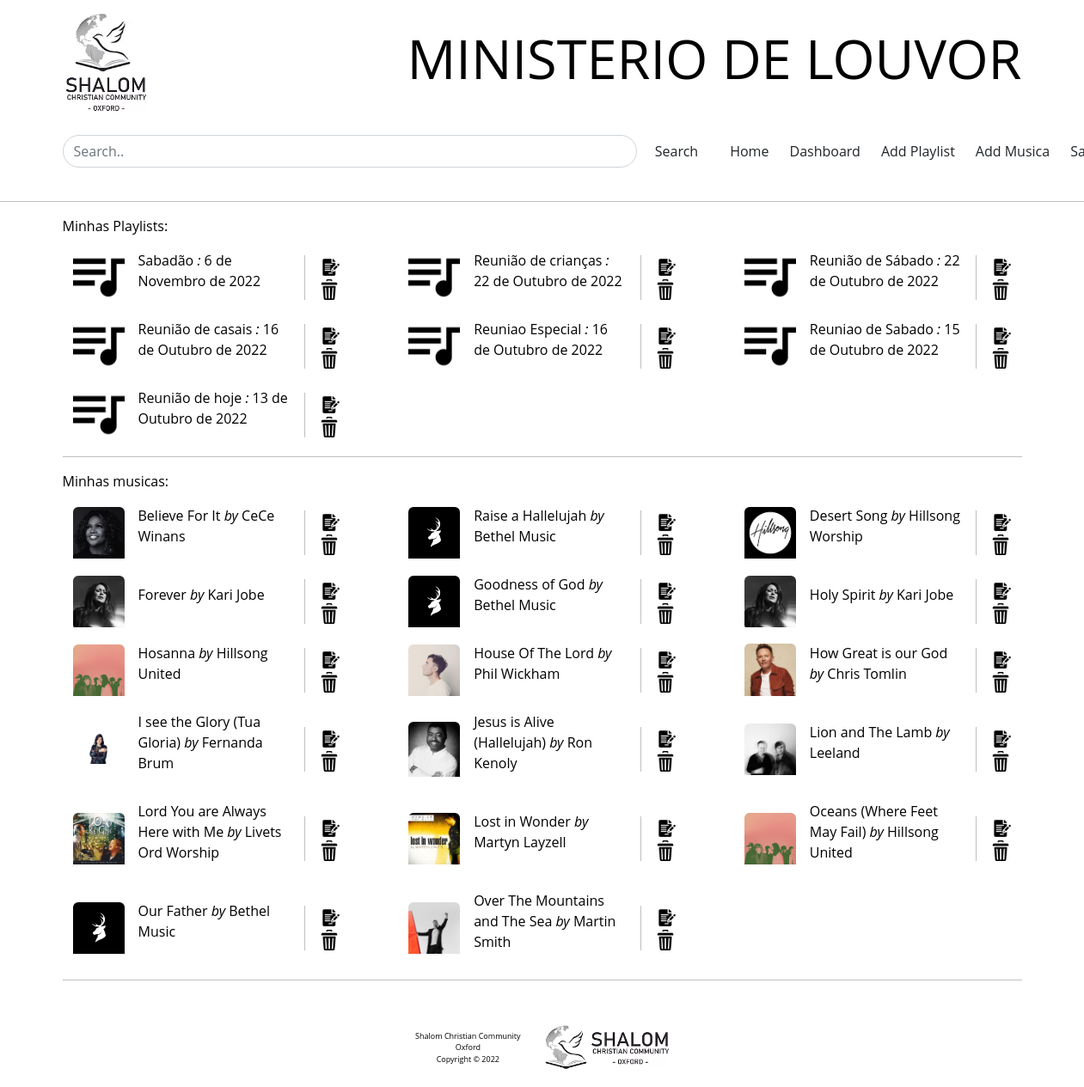
The page /dashboard (signed in) on the database its author committed.
### playlist/models.py (models this page shows, shortened)
class Playlist(models.Model):
    playlist_name = models.CharField(max_length=100, default=datetime.now)
    playlist_data = models.DateField(default=datetime.now, blank=True)
    playlist_musicas = models.ManyToManyField(Musica, through='PlaylistMusicas' ,blank=True)
    playlist_createdDate = models.DateField(default=datetime.now, blank=True)
    user = models.ForeignKey(User, on_delete= models.SET_DEFAULT, default=1)

### louvor/models.py (models this page shows, shortened)
class Musica(models.Model):
    user = models.ForeignKey(User, on_delete= models.SET_DEFAULT, default=1)
    titulo_musica = models.CharField(max_length=200)
    nome_artista = models.ForeignKey(Artista, on_delete=models.CASCADE)
    release_year = models.IntegerField()
    lyrics = models.TextField()
    chords = models.TextField(blank=True)
    data_musica = models.DateField(default=datetime.now, blank=True)

### artista/models.py (models this page shows)
class Artista(models.Model):
    nome_artista = models.CharField(max_length=200)
    artista_pic = models.ImageField(default = 'cover_pic/default_artist.png', blank=True, upload_to='cover_pic')
    def __str__(self) -> str:
        return self.nome_artista

### louvor/views.py (the view)
# urls.py: path('dashboard', views.dashboard, name='dashboard'),
def dashboard(request):
    lista_playlists = Playlist.objects.order_by('-playlist_data')
    lista_musicas = Musica.objects.order_by('-data_musica')
    user= get_object_or_404(User, pk=request.user.id)
    playlists = lista_playlists.filter(user=user)
    musicas = lista_musicas.filter(user=user)
    dados = {
        'musicas' : musicas,
        'playlists': playlists,
    }
    return render(request, 'dashboard.html', dados)

### louvor/templates/dashboard.html (shortened to what this page needs)
{% extends 'base.html' %}
{% load static %}
{% block content %}
    <main>
        {% if playlists %}
        <div class=" container">
            <p>Minhas Playlists: </p>
            <div class="container">
                <ul class="lista_de_musicas">
                    {% for playlist in playlists %}
                    <li class="listaMusicas__musica justify-content-between" style="max-width: 100%;">
                            <a href="{% url 'add_M_Playlist' playlist.id %}"><img src="{% static 'img/icones/playlist.png' %}" alt="" class="rounded-top musica__img" ></a>
                            <a href="{% url 'add_M_Playlist' playlist.id %}" class="musica__titulo me-3"><p >{{ playlist.playlist_name }} <span class="fst-italic"> : </span> {{playlist.playlist_data}}</p></a>
                            <div class="d-flex" style="margin-left: auto;">
                                <div class="d-flex flex-column justify-content-center col-2">
                                    <a href="#"><img class="ms-3" src="static/img/icones/contract.png" style="width: 24px; height: 24px;" alt="" ></a>
                                    <a href="{% url 'deletarPlaylist' playlist.id %}"><img class="ms-3" src="static/img/icones/delete.png" style="width: 24px; height: 24px;" alt=""></a>
                                </div>
                            </div>
                    </li>
                    {% endfor %}
                </ul>
            </div>
        </div>
        {% endif %}
        <div class="container">
            <hr>
        </div>
        {% if musicas %}
        <div class=" container">
            <p>Minhas musicas: </p>
            <div class="container">
                <ul class="lista_de_musicas">
                    {% for musica in musicas %}
                    <li class="listaMusicas__musica justify-content-between" style="max-width: 100%;">
                        <a href="{% url 'musica' musica.id %}"><img src="{{ musica.nome_artista.artista_pic.url }}" alt="" class="rounded-top musica__img" ></a>
                        <a href="{% url 'musica' musica.id %}" class="musica__titulo me-3"><p >{{ musica.titulo_musica }} <span class="fst-italic">by </span> {{musica.nome_artista}}</p></a>
                        <div class="d-flex" style="margin-left: auto;">
                            <div class="d-flex flex-column justify-content-center col-2">
                                <a href="{% url 'editarMusica' musica.id %}"><img class="ms-3" src="static/img/icones/contract.png" style="width: 24px; height: 24px;" alt="" ></a>
                                <a href="{% url 'deletarMusica' musica.id %}"><img class="ms-3" src="static/img/icones/delete.png" style="width: 24px; height: 24px;" alt=""></a>
                            </div>
                        </div>
                    </li>
                    {% endfor %}
                </ul>
            </div>
        {% endif %}
    </main>
{% endblock %}

### louvor/templates/base.html (shortened to what this page needs)
{% load static %}
<!DOCTYPE html>
<html lang="pt-br">
<head>
    <link href="https://cdn.jsdelivr.net/npm/bootstrap@5.2.0/dist/css/bootstrap.min.css" rel="stylesheet">
    <link rel="stylesheet" href="{% static '/css/style.css' %}">
</head>
<body>
    {% include 'partials/_menu.html' %}
{% block content %}
{% endblock %}
{% include 'partials/_footer.html' %}
</body>
</html>

### louvor/templates/partials/_menu.html (shortened to what this page needs)
{% load static %}
<header>
  <div class="container display-grid">
    <div class="logo">
      <a class="" href="{% url 'index' %}">
      <img src="static/img/shalom_-_logo.png" alt="" width="100" height="auto" class=""></a>
    </div>
    <div class="titulo">
      <h1 class=" titulo-site" >MINISTERIO DE LOUVOR</h1>
    </div>
  </div>
  <div class="container">
    <nav class="navbar flex-nowrap ">
      <form class="d-flex flex-nowrap" role="search" action="{% url 'buscar' %}">
          <input class="form-control me-2 rounded-pill input__search" type="search" name='buscar' placeholder="Search.." aria-label="Search">
          <button class="btn btn-outline-0 rounded-pill" type="submit">Search</button>
      </form>
      <nav class="navbar bg-white">
        <nav class="navbar navbar-expand-lg text-sm-end flex-nowrap ">
          <div class="offcanvas offcanvas-end menu-offcanvas" tabindex="-1" id="navbarOffcanvasLg" aria-labelledby="navbarOffcanvasLgLabel">
            <div class="container">
              <div class="offcanvas-body ">
                <ul class="navbar-nav align-item-center justify-content-end flex-grow-1 pe-3">
                  {% if user.is_authenticated %}
                    <a href="{% url 'index' %}"><li class="nav-item">
                      <button type="button" class="btn btn-outline-dark border-0 rounded-pill text-nowrap">Home</button>
                    </li></a>
                    <a href="{% url 'dashboard' %}"><li class="nav-item">
                      <button type="button" class="btn btn-outline-dark border-0 rounded-pill text-nowrap">Dashboard</button>
                    </li></a>
                    <a href="{% url 'criarPlaylist' %}"><li class="nav-item">
                      <button type="button" class="btn btn-outline-dark border-0 rounded-pill text-nowrap">Add Playlist</button>
                    </li></a>
                    <a href="{% url 'criarMusica' %}"><li class="nav-item">
                      <button type="button" class="btn btn-outline-dark border-0 rounded-pill text-nowrap">Add Musica</button>
                    </li></a>
                    <a href="{% url 'logout' %}"><li class="nav-item">
                      <button type="button" class="btn btn-outline-dark border-0 rounded-pill text-nowrap">Sair</button>
                    </li></a>
                  {% endif %}
                </ul>
              </div>
            </div>
          </div>
        </nav>
      </nav>
    </nav>
  </div>
  <hr>
</header>

### louvor/templates/partials/_login.html (shortened to what this page needs)
{% block content %}
{% load static %}
{% endblock %}

### louvor/templates/partials/_cadastro.html (shortened to what this page needs)
{% block content %}
{% load static %}
{% endblock %}

### louvor/templates/partials/_footer.html
{% load static %}
<footer class="container">
    <hr>
    <ul class="footer">
        <li>
            <p class="footer__texto">Shalom Christian Community Oxford<br>Copyright © 2022</p>
        </li>
        <li >
            <img class="footer__logo" src='/static/img/shalom__logo.png' alt="">
        </li>
    </ul>
</footer>

### static/css/style.css (style rules this page uses)
.display-grid { display: grid; grid-template-areas: "logo titulo"; grid-template-columns: auto 1fr; justify-items: end; align-items: center; gap: 1em; }
.logo { grid-area: logo; }
.titulo { grid-area: titulo; }
.titulo-site { font-size: clamp(25px, 5vw, 70px); text-align: right; }
.input__search { width: clamp(150px,53vw,700px); }
body { margin-top: 10px; margin-bottom: 1em; background-color: white; font-family: 'Open Sans', 'icones', arial; color: black; }
.lista_de_musicas { padding: 0; display: grid; gap: 1em 5em; grid-template-columns: 1fr 1fr 1fr; }
.listaMusicas__musica { display: flex; align-items: center; }
.listaMusicas__musica a { color: black; }
.musica__img { width: 60px; }
.musica__titulo { padding-left: 1em; margin: 0; text-decoration: none; }
.footer { padding-top: 2em; list-style-type: none; display: flex; align-items: center; justify-content: center; padding-inline-start: 0; }
.footer__texto { text-align: center; display: grid; font-size: xx-small; margin: 0 10% 0 0; }
.footer__logo { height: 60px; }

### rows shown on the page
Playlist: playlist_name "Sabadão", playlist_data "6 de Novembro de 2022"
Playlist: playlist_name "Reunião de crianças", playlist_data "22 de Outubro de 2022"
Playlist: playlist_name "Reunião de Sábado", playlist_data "22 de Outubro de 2022"
Playlist: playlist_name "Reunião de casais", playlist_data "16 de Outubro de 2022"
Playlist: playlist_name "Reuniao Especial", playlist_data "16 de Outubro de 2022"
Playlist: playlist_name "Reuniao de Sabado", playlist_data "15 de Outubro de 2022"
Playlist: playlist_name "Reunião de hoje", playlist_data "13 de Outubro de 2022"
Musica: nome_artista.artista_pic (picture), titulo_musica "Believe For It", nome_artista "CeCe Winans"
Musica: nome_artista.artista_pic (picture), titulo_musica "Raise a Hallelujah", nome_artista "Bethel Music"
Musica: nome_artista.artista_pic (picture), titulo_musica "Desert Song", nome_artista "Hillsong Worship"
Musica: nome_artista.artista_pic (picture), titulo_musica "Forever", nome_artista "Kari Jobe"
Musica: nome_artista.artista_pic (picture), titulo_musica "Goodness of God", nome_artista "Bethel Music"
Musica: nome_artista.artista_pic (picture), titulo_musica "Holy Spirit", nome_artista "Kari Jobe"
Musica: nome_artista.artista_pic (picture), titulo_musica "Hosanna", nome_artista "Hillsong United"
Musica: nome_artista.artista_pic (picture), titulo_musica "House Of The Lord", nome_artista "Phil Wickham"
Musica: nome_artista.artista_pic (picture), titulo_musica "How Great is our God", nome_artista "Chris Tomlin"
Musica: nome_artista.artista_pic (picture), titulo_musica "I see the Glory (Tua Gloria)", nome_artista "Fernanda Brum"
Musica: nome_artista.artista_pic (picture), titulo_musica "Jesus is Alive (Hallelujah)", nome_artista "Ron Kenoly"
Musica: nome_artista.artista_pic (picture), titulo_musica "Lion and The Lamb", nome_artista "Leeland"
Musica: nome_artista.artista_pic (picture), titulo_musica "Lord You are Always Here with Me", nome_artista "Livets Ord Worship"
Musica: nome_artista.artista_pic (picture), titulo_musica "Lost in Wonder", nome_artista "Martyn Layzell"
Musica: nome_artista.artista_pic (picture), titulo_musica "Oceans (Where Feet May Fail)", nome_artista "Hillsong United"
Musica: nome_artista.artista_pic (picture), titulo_musica "Our Father", nome_artista "Bethel Music"
Musica: nome_artista.artista_pic (picture), titulo_musica "Over The Mountains and The Sea", nome_artista "Martin Smith"
